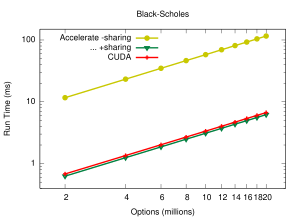

Write the gnuplot code that produced this figure.
# vim: filetype=gnuplot

set title "Black-Scholes"

set terminal pdf size 3,2.2
set output "black-scholes.pdf"

set key on
set key left

set xlabel "Options (millions)"
set logscale x
set xrange [1.5:25]

set xtics (2, 4, 6, 8, 10, 12, 14, 16, 18, 20)

set ylabel "Run Time (ms)"
set logscale y
set yrange [0.4:150]

plot    'black-scholes.dat' using ($1):($2)                                     \
                title "Accelerate"           ls 7   lw 4 with linespoints,      \
        'black-scholes.dat' using ($1):($3)                                     \
                title "... +sharing"         ls 10  lw 4 with linespoints,      \
        'black-scholes.dat' using ($1):($4)                                     \
                title "CUDA"                 ls 1   lw 4 with linespoints
